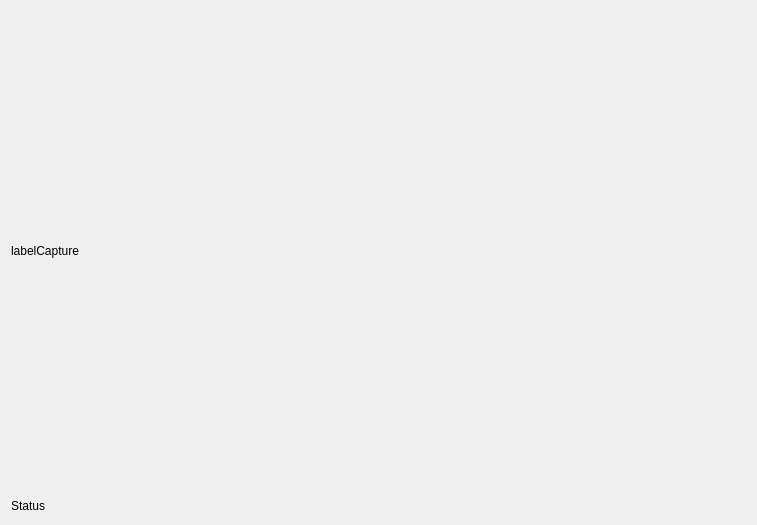
<?xml version="1.0" encoding="UTF-8"?>
<ui version="4.0">
 <class>Widget</class>
 <widget class="QWidget" name="Widget">
  <property name="geometry">
   <rect>
    <x>0</x>
    <y>0</y>
    <width>757</width>
    <height>525</height>
   </rect>
  </property>
  <property name="windowTitle">
   <string>Widget</string>
  </property>
  <layout class="QHBoxLayout" name="horizontalLayout">
   <item>
    <layout class="QVBoxLayout" name="verticalLayout_2">
     <item>
      <widget class="QLabel" name="labelCapture">
       <property name="minimumSize">
        <size>
         <width>640</width>
         <height>480</height>
        </size>
       </property>
       <property name="maximumSize">
        <size>
         <width>640</width>
         <height>480</height>
        </size>
       </property>
       <property name="text">
        <string>labelCapture</string>
       </property>
      </widget>
     </item>
     <item>
      <widget class="QLabel" name="labelStatus">
       <property name="text">
        <string>Status</string>
       </property>
      </widget>
     </item>
    </layout>
   </item>
  </layout>
 </widget>
 <layoutdefault spacing="6" margin="11"/>
 <resources/>
 <connections/>
</ui>
